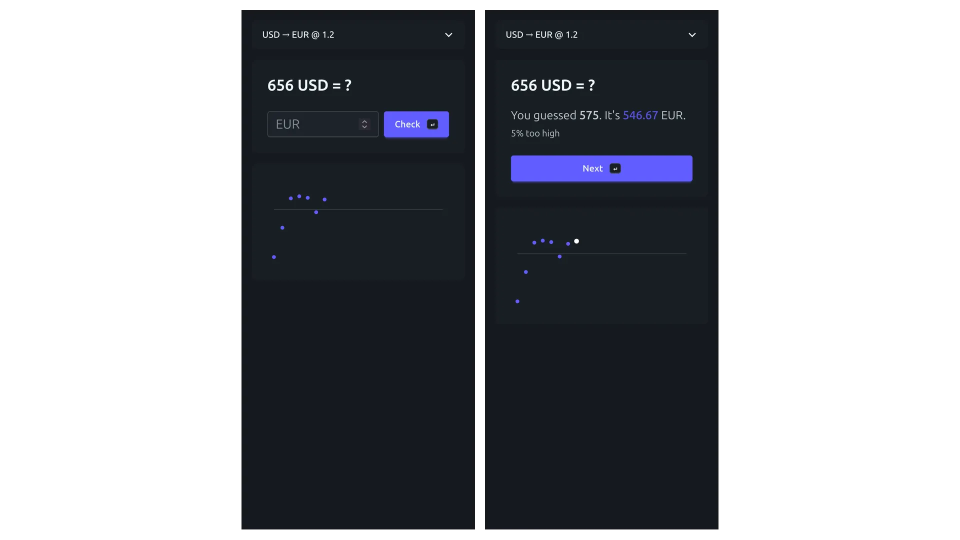
#> input picture data/img/currency-conversion-practice.webp, 1920 x 1080 px (shown at 1/2 size)
$ python -i process_images.py   (imports and definitions only)
#> lines starting #> are read from the running program, lines starting #| are printed output that depends on the picture; after the words box and inside, x2 and y2 are one past the last pixel; in counts of white or black regions, pixels touching at a corner belong together
#> further down, picture is the input picture: PIL image 1920x1080 RGBA; mean R, G, B, A 12.2, 14.4, 18.9, 119.3
# /// script
# requires-python = ">=3.12"
# dependencies = ["pillow", "numpy", "scikit-image"]
# ///
"""Image pipeline: binarizes data/img_in/* into black-ink-on-transparent webp in data/loops/img/.

Ink is found with a Sauvola threshold on a 4× upscaled grayscale copy; the mask is downsampled
back with antialiasing, trimmed to its content and given a uniform transparent border.
Only inputs newer than their output are processed; --force regenerates everything.
Usage: uv run utils/process_images.py [--force]
"""

import sys
from pathlib import Path

import numpy as np
from PIL import Image, ImageOps
from skimage.filters import gaussian, threshold_sauvola

ROOT = Path(__file__).resolve().parent.parent.parent
INPUT_DIR = ROOT / "data" / "img_in"
OUTPUT_DIR = ROOT / "data" / "loops" / "img"
IMAGE_SUFFIXES = {".jpg", ".jpeg", ".png", ".webp"}
BORDER_PX = 15
UPSCALE = 4


def binarize(img: Image.Image) -> Image.Image:
    """Returns black ink on transparent RGBA, trimmed and padded."""
    img = img.convert("L")
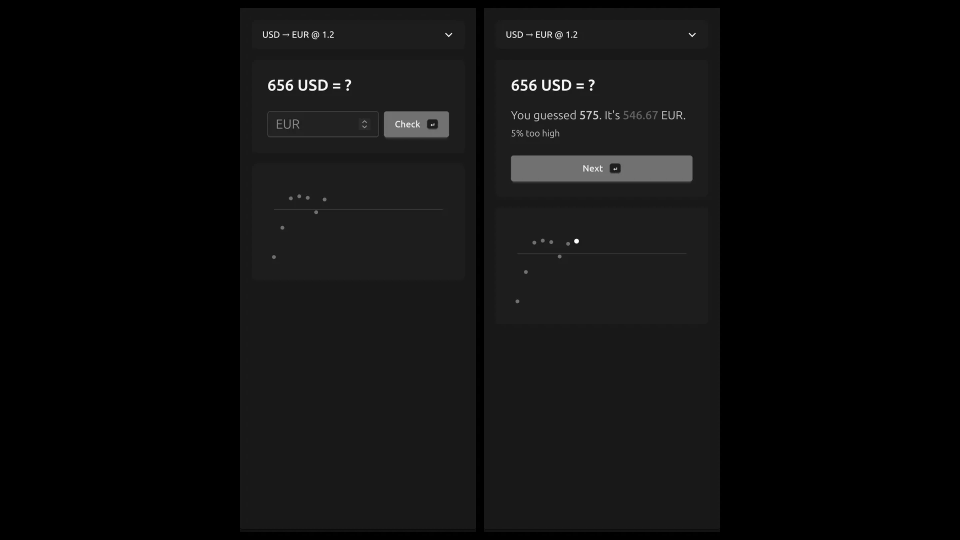
#> img: PIL image 1920x1080 L (shown at 1/2 size); min 0, max 255, mean 14.2
    w, h = img.size
#> w = 1920; h = 1080

    # Threshold at higher resolution so the downsampled mask gets smooth, antialiased edges
    big = img.resize((w * UPSCALE, h * UPSCALE), Image.Resampling.LANCZOS)
    a = gaussian(np.asarray(big, dtype=np.float32) / 255.0, sigma=0.8)
    threshold = threshold_sauvola(a, window_size=201, k=0.4)
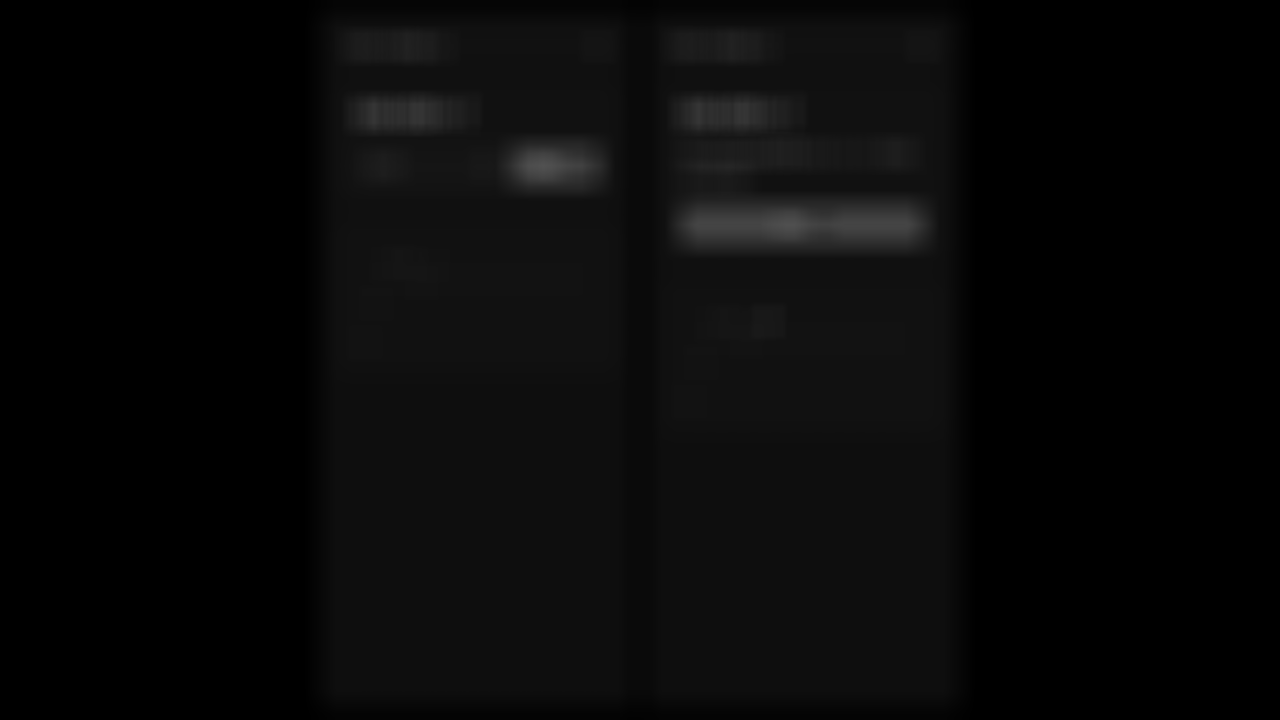
#> threshold: shape (4320, 7680) float32 (shown at 1/6 size); min 0, max 0.319, mean 0.0345
    ink = ((a <= threshold) * 255).astype(np.uint8)
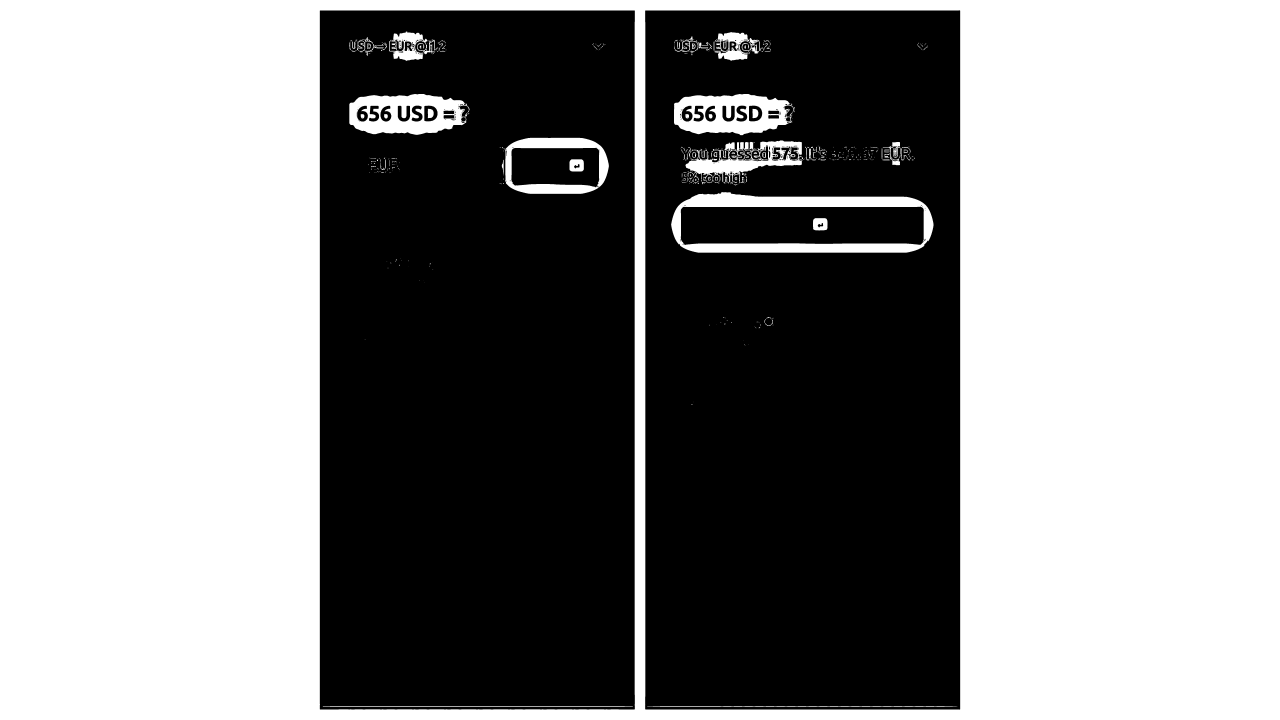
#> ink: shape (4320, 7680) (shown at 1/6 size); 54.2% white; 255 black regions (123 under 20 px), largest, box (x1, y1, x2, y2) and area: (1919, 63, 3809, 4257) 7549169, (3871, 62, 5761, 4258) 7131668, (4085, 1239, 5553, 1470) 313414

    alpha = Image.fromarray(ink).resize((w, h), Image.Resampling.LANCZOS)

    # Pure black ink, transparent background
    out = Image.new("RGBA", alpha.size, (0, 0, 0, 0))
#> out: PIL image 1920x1080 RGBA; every value is 0
    out.putalpha(alpha)
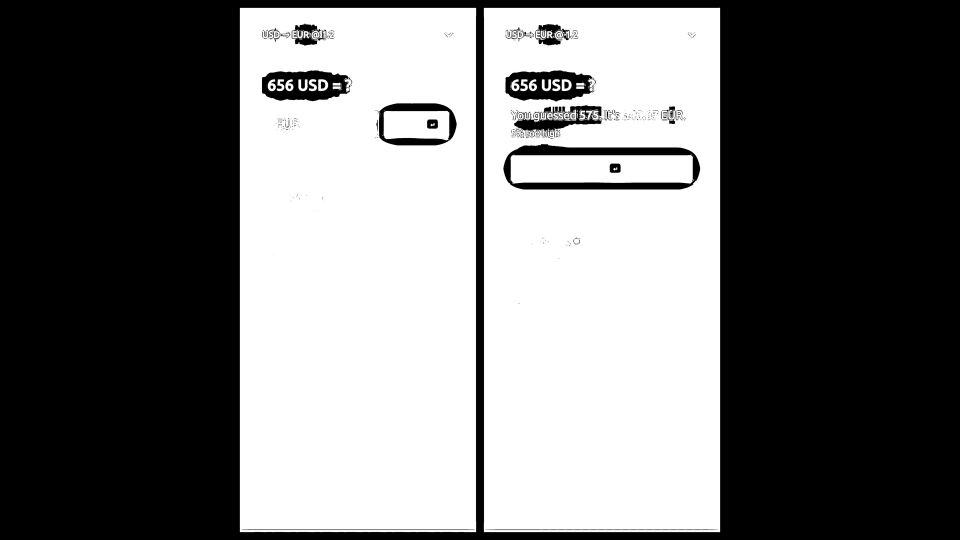
#> out: PIL image 1920x1080 RGBA (shown at 1/2 size); mean R, G, B, A 0, 0, 0, 138.3; transparent parts drawn white
    return trim_and_pad(out)


def trim_and_pad(img: Image.Image) -> Image.Image:
    """Crops surrounding transparency, then sets unified padding."""
    img = img.convert("RGBA")
    bbox = img.getchannel("A").getbbox()
#> bbox = (0, 0, 1920, 1080)
    if bbox:
        img = img.crop(bbox)
    return ImageOps.expand(img, border=BORDER_PX, fill=(0, 0, 0, 0))
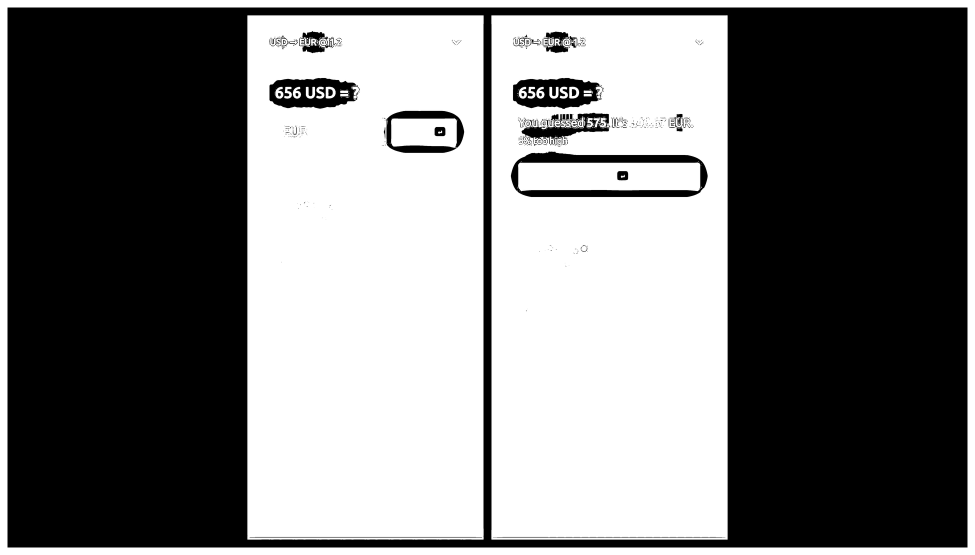
#> returned value: PIL image 1950x1110 RGBA (shown at 1/2 size); mean R, G, B, A 0, 0, 0, 132.5; transparent parts drawn white


def process(src: Path, dst: Path) -> None:
    binarize(Image.open(src)).save(dst, "WEBP", lossless=True)


def main() -> None:
    force = "--force" in sys.argv[1:]
    OUTPUT_DIR.mkdir(parents=True, exist_ok=True)
    for src in sorted(INPUT_DIR.iterdir()):
        if src.suffix.lower() not in IMAGE_SUFFIXES:
            continue
        dst = OUTPUT_DIR / f"{src.stem}.webp"
        if not force and dst.exists() and dst.stat().st_mtime >= src.stat().st_mtime:
            print(f"skip {src.name} (up to date)")
            continue
        print(f"{src.name} -> {dst.relative_to(ROOT)}")
        process(src, dst)


# [2 lines not run here, left out]

>>> from PIL import Image
>>> picture = Image.open('../../data/img/currency-conversion-practice.webp')
>>> result = binarize(picture)
